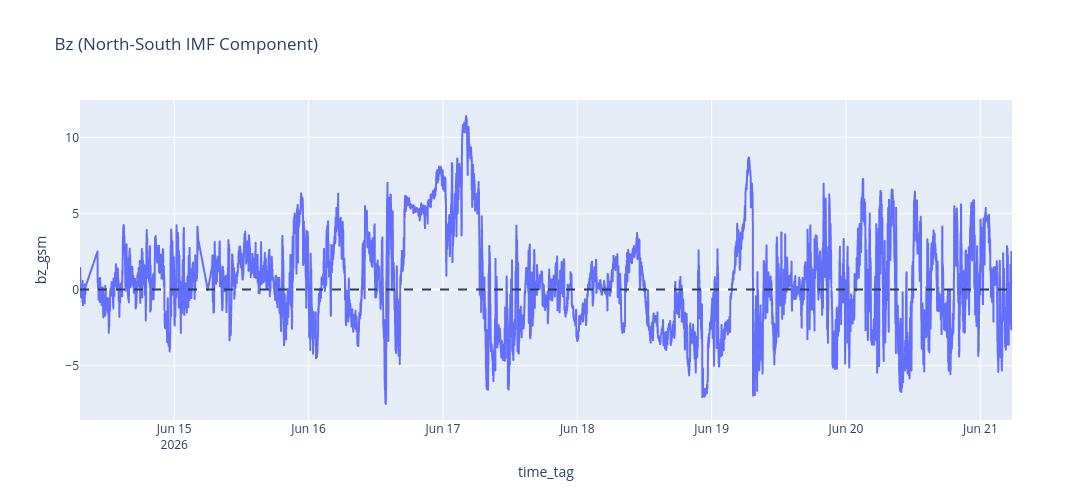

The cell this chart's notebook holds for it:
### Code cell
fig = px.line(
    df,
    x="time_tag",
    y="bz_gsm",
    title="Bz (North-South IMF Component)"
)

fig.update_layout(
    width=1200,
    height=500
)
fig.add_hline(
    y=0,
    line_dash="dash"
)

fig

### Figure 1 — Plotly figure (JSON) as saved in the notebook; plotly's stock layout.template omitted (floating-point values rounded to 4 significant figures; data arrays with more than 128 entries replaced by an {"elided": "..."} marker saying what was removed)
{"data": [{"hovertemplate": "time_tag=%{x}<br>bz_gsm=%{y}<extra></extra>", "legendgroup": "", "line": {"color": "#636efa", "dash": "solid"}, "marker": {"symbol": "circle"}, "mode": "lines", "name": "", "showlegend": false, "type": "scattergl", "x": {"elided": "9621 str values"}, "xaxis": "x", "y": {"elided": "9621 float values"}, "yaxis": "y"}], "layout": {"height": 500, "legend": {"tracegroupgap": 0}, "shapes": [{"line": {"dash": "dash"}, "type": "line", "x0": 0, "x1": 1, "xref": "x domain", "y0": 0, "y1": 0, "yref": "y"}], "title": {"text": "Bz (North-South IMF Component)"}, "width": 1200, "xaxis": {"anchor": "y", "domain": [0, 1], "title": {"text": "time_tag"}}, "yaxis": {"anchor": "x", "domain": [0, 1], "title": {"text": "bz_gsm"}}}}
